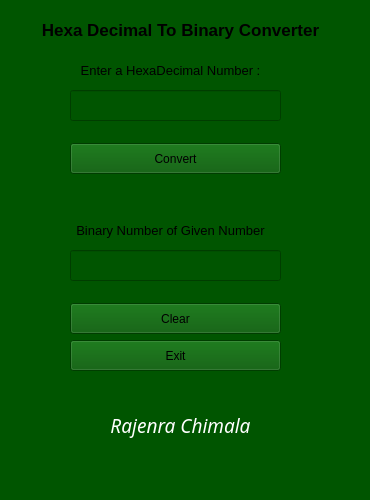
<?xml version="1.0" encoding="UTF-8"?>
<ui version="4.0">
 <class>MainWindow</class>
 <widget class="QMainWindow" name="MainWindow">
  <property name="geometry">
   <rect>
    <x>0</x>
    <y>0</y>
    <width>370</width>
    <height>500</height>
   </rect>
  </property>
  <property name="minimumSize">
   <size>
    <width>370</width>
    <height>500</height>
   </size>
  </property>
  <property name="maximumSize">
   <size>
    <width>370</width>
    <height>500</height>
   </size>
  </property>
  <property name="windowTitle">
   <string>Hexa Decimal To Binary</string>
  </property>
  <property name="styleSheet">
   <string notr="true">background-color: rgb(0, 85, 0);</string>
  </property>
  <widget class="QWidget" name="centralwidget">
   <widget class="QLabel" name="label">
    <property name="geometry">
     <rect>
      <x>30</x>
      <y>20</y>
      <width>301</width>
      <height>20</height>
     </rect>
    </property>
    <property name="font">
     <font>
      <pointsize>13</pointsize>
      <bold>true</bold>
     </font>
    </property>
    <property name="text">
     <string>Hexa Decimal To Binary Converter</string>
    </property>
    <property name="alignment">
     <set>Qt::AlignCenter</set>
    </property>
   </widget>
   <widget class="QLabel" name="label_2">
    <property name="geometry">
     <rect>
      <x>20</x>
      <y>60</y>
      <width>301</width>
      <height>20</height>
     </rect>
    </property>
    <property name="font">
     <font>
      <pointsize>10</pointsize>
      <bold>false</bold>
     </font>
    </property>
    <property name="text">
     <string>Enter a HexaDecimal Number :</string>
    </property>
    <property name="alignment">
     <set>Qt::AlignCenter</set>
    </property>
   </widget>
   <widget class="QLineEdit" name="inputResult">
    <property name="geometry">
     <rect>
      <x>70</x>
      <y>90</y>
      <width>211</width>
      <height>31</height>
     </rect>
    </property>
    <property name="font">
     <font>
      <family>SimHei</family>
      <pointsize>10</pointsize>
      <italic>false</italic>
      <bold>false</bold>
     </font>
    </property>
    <property name="styleSheet">
     <string notr="true">font: 10pt &quot;SimHei&quot;;
color: rgb(255, 255, 255);</string>
    </property>
   </widget>
   <widget class="QLineEdit" name="outputResult">
    <property name="geometry">
     <rect>
      <x>70</x>
      <y>250</y>
      <width>211</width>
      <height>31</height>
     </rect>
    </property>
    <property name="font">
     <font>
      <pointsize>11</pointsize>
      <bold>true</bold>
     </font>
    </property>
    <property name="styleSheet">
     <string notr="true">color: rgb(255, 255, 255);</string>
    </property>
    <property name="readOnly">
     <bool>true</bool>
    </property>
   </widget>
   <widget class="QPushButton" name="convertBtn">
    <property name="geometry">
     <rect>
      <x>70</x>
      <y>143</y>
      <width>211</width>
      <height>31</height>
     </rect>
    </property>
    <property name="text">
     <string>Convert</string>
    </property>
   </widget>
   <widget class="QLabel" name="label_3">
    <property name="geometry">
     <rect>
      <x>20</x>
      <y>220</y>
      <width>301</width>
      <height>20</height>
     </rect>
    </property>
    <property name="font">
     <font>
      <pointsize>10</pointsize>
      <bold>false</bold>
     </font>
    </property>
    <property name="text">
     <string>Binary Number of Given Number</string>
    </property>
    <property name="alignment">
     <set>Qt::AlignCenter</set>
    </property>
   </widget>
   <widget class="QPushButton" name="pushButton_2">
    <property name="geometry">
     <rect>
      <x>70</x>
      <y>303</y>
      <width>211</width>
      <height>31</height>
     </rect>
    </property>
    <property name="text">
     <string>Clear</string>
    </property>
   </widget>
   <widget class="QPushButton" name="pushButton_3">
    <property name="geometry">
     <rect>
      <x>70</x>
      <y>340</y>
      <width>211</width>
      <height>31</height>
     </rect>
    </property>
    <property name="text">
     <string>Exit</string>
    </property>
   </widget>
   <widget class="QLabel" name="label_4">
    <property name="geometry">
     <rect>
      <x>20</x>
      <y>400</y>
      <width>321</width>
      <height>51</height>
     </rect>
    </property>
    <property name="font">
     <font>
      <family>Monika</family>
      <pointsize>14</pointsize>
      <italic>true</italic>
      <bold>false</bold>
     </font>
    </property>
    <property name="styleSheet">
     <string notr="true">font: italic 14pt &quot;Monika&quot;;
color: rgb(255, 255, 255);
</string>
    </property>
    <property name="text">
     <string>Rajenra Chimala</string>
    </property>
    <property name="alignment">
     <set>Qt::AlignCenter</set>
    </property>
   </widget>
  </widget>
  <widget class="QMenuBar" name="menubar">
   <property name="geometry">
    <rect>
     <x>0</x>
     <y>0</y>
     <width>370</width>
     <height>22</height>
    </rect>
   </property>
  </widget>
  <widget class="QStatusBar" name="statusbar"/>
 </widget>
 <resources/>
 <connections/>
</ui>
